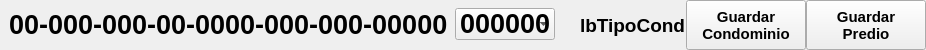
     <widget class="QWidget" name="widget" native="true">
      <property name="sizePolicy">
       <sizepolicy hsizetype="Preferred" vsizetype="Fixed">
        <horstretch>0</horstretch>
        <verstretch>0</verstretch>
       </sizepolicy>
      </property>
      <property name="minimumSize">
       <size>
        <width>0</width>
        <height>50</height>
       </size>
      </property>
      <property name="maximumSize">
       <size>
        <width>16777215</width>
        <height>50</height>
       </size>
      </property>
      <layout class="QGridLayout" name="gridLayout_4">
       <property name="leftMargin">
        <number>0</number>
       </property>
       <property name="topMargin">
        <number>0</number>
       </property>
       <property name="rightMargin">
        <number>0</number>
       </property>
       <property name="bottomMargin">
        <number>0</number>
       </property>
       <property name="spacing">
        <number>0</number>
       </property>
       <item row="0" column="0">
        <widget class="QWidget" name="widget_6" native="true">
         <property name="minimumSize">
          <size>
           <width>580</width>
           <height>43</height>
          </size>
         </property>
         <property name="maximumSize">
          <size>
           <width>580</width>
           <height>43</height>
          </size>
         </property>
         <widget class="QComboBox" name="cmbCondo">
          <property name="geometry">
           <rect>
            <x>455</x>
            <y>5</y>
            <width>100</width>
            <height>32</height>
           </rect>
          </property>
          <property name="minimumSize">
           <size>
            <width>100</width>
            <height>32</height>
           </size>
          </property>
          <property name="maximumSize">
           <size>
            <width>100</width>
            <height>32</height>
           </size>
          </property>
          <property name="font">
           <font>
            <pointsize>14</pointsize>
           </font>
          </property>
          <property name="styleSheet">
           <string notr="true">QComboBox QAbstractItemView::item { min-height: 25;}
QListView{color: black ; font-size: 16px; outline:none; font-weight:bold}QListView::item:selected { color: red; background-color: lightgray;}</string>
          </property>
         </widget>
         <widget class="QLabel" name="lbCveCata">
          <property name="geometry">
           <rect>
            <x>9</x>
            <y>9</y>
            <width>448</width>
            <height>25</height>
           </rect>
          </property>
          <property name="font">
           <font>
            <pointsize>20</pointsize>
            <weight>75</weight>
            <bold>true</bold>
           </font>
          </property>
          <property name="text">
           <string>00-000-000-00-0000-000-000-00000</string>
          </property>
         </widget>
         <widget class="QLabel" name="lbPredioGlobal">
          <property name="geometry">
           <rect>
            <x>460</x>
            <y>10</y>
            <width>91</width>
            <height>21</height>
           </rect>
          </property>
          <property name="font">
           <font>
            <pointsize>20</pointsize>
            <weight>75</weight>
            <bold>true</bold>
           </font>
          </property>
          <property name="text">
           <string>000000</string>
          </property>
         </widget>
        </widget>
       </item>
       <item row="0" column="1">
        <widget class="QLabel" name="lbTipoCond">
         <property name="font">
          <font>
           <pointsize>14</pointsize>
           <weight>75</weight>
           <bold>true</bold>
          </font>
         </property>
         <property name="text">
          <string>lbTipoCond</string>
         </property>
         <property name="margin">
          <number>10</number>
         </property>
        </widget>
       </item>
       <item row="0" column="2">
        <widget class="QPushButton" name="btnGuardarCedCond">
         <property name="minimumSize">
          <size>
           <width>120</width>
           <height>50</height>
          </size>
         </property>
         <property name="maximumSize">
          <size>
           <width>120</width>
           <height>50</height>
          </size>
         </property>
         <property name="font">
          <font>
           <pointsize>11</pointsize>
           <weight>75</weight>
           <bold>true</bold>
          </font>
         </property>
         <property name="text">
          <string>Guardar
Condominio</string>
         </property>
         <property name="flat">
          <bool>false</bool>
         </property>
        </widget>
       </item>
       <item row="0" column="3">
        <widget class="QPushButton" name="btnGuardarCed">
         <property name="minimumSize">
          <size>
           <width>120</width>
           <height>50</height>
          </size>
         </property>
         <property name="maximumSize">
          <size>
           <width>120</width>
           <height>50</height>
          </size>
         </property>
         <property name="font">
          <font>
           <pointsize>11</pointsize>
           <weight>75</weight>
           <bold>true</bold>
          </font>
         </property>
         <property name="text">
          <string>Guardar
Predio</string>
         </property>
         <property name="flat">
          <bool>false</bool>
         </property>
        </widget>
       </item>
      </layout>
     </widget>
